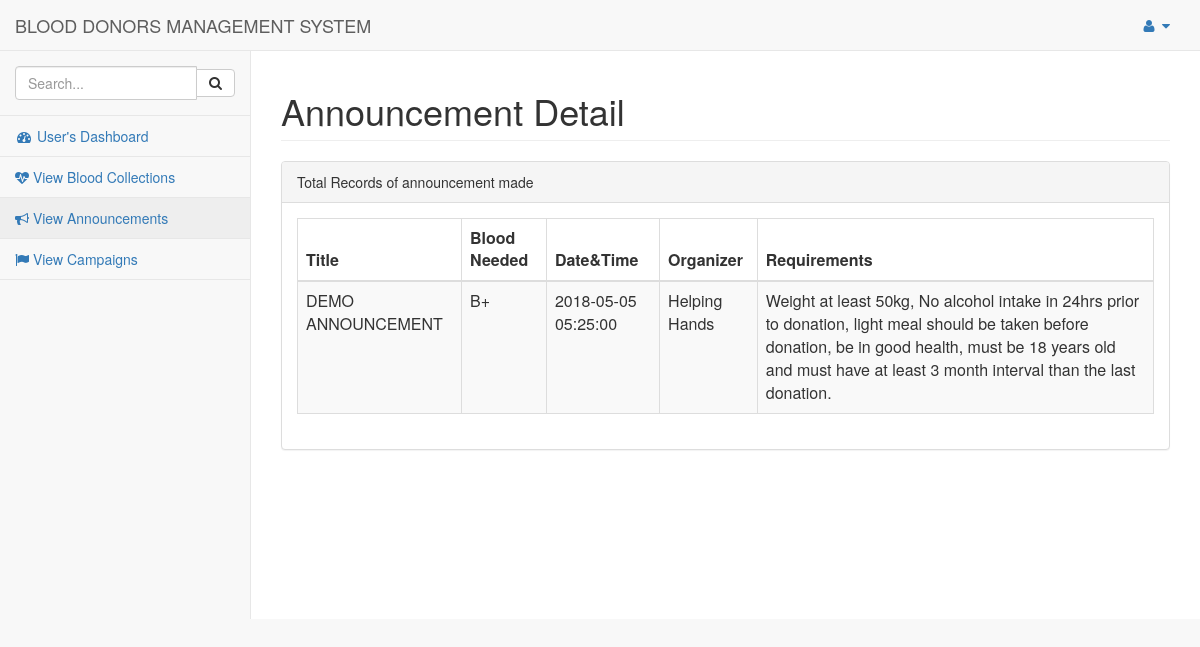
Before: /userlog/userviewannouncement.php with the older database file.
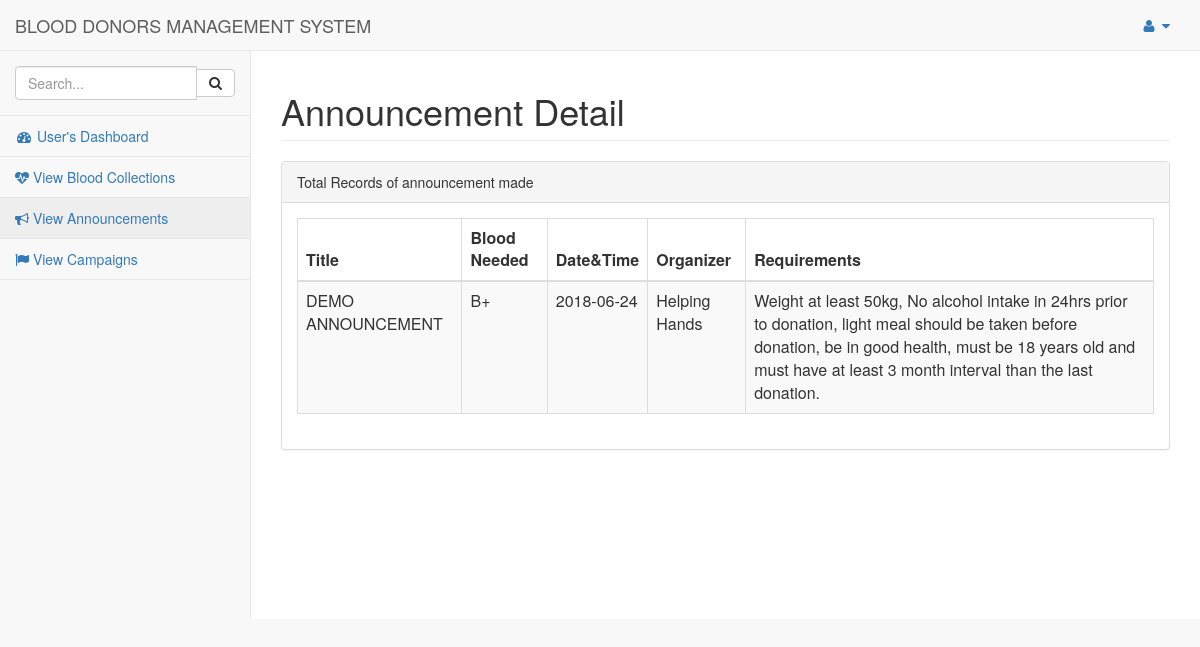
After: the same page with the newer database file.
### tables this page shows
CREATE TABLE IF NOT EXISTS `announce` (
`id` int(11) NOT NULL,
  `announcement` varchar(50) NOT NULL,
  `bloodneed` varchar(3) NOT NULL,
  `dat` date NOT NULL,
  `organizer` varchar(50) NOT NULL,
  `requirements` text NOT NULL
);

### userlog/userviewannouncement.php (the view, shortened to what this page needs)
<html>
<head>
<link href="../vendor/bootstrap/css/bootstrap.min.css" rel="stylesheet">
<link href="../vendor/metisMenu/metisMenu.min.css" rel="stylesheet">
<link href="../dist/css/sb-admin-2.css" rel="stylesheet">
<link href="../vendor/font-awesome/css/font-awesome.min.css" rel="stylesheet" type="text/css">
</head>
<body>
<div id="wrapper">
<nav class="navbar navbar-default navbar-static-top" role="navigation" style="margin-bottom: 0">
    <div class="navbar-header">
        <a class="navbar-brand" href="userdashboard.php">BLOOD DONORS MANAGEMENT SYSTEM</a>
    </div>
	<ul class="nav navbar-top-links navbar-right">
                <li class="dropdown">
                    <a class="dropdown-toggle" data-toggle="dropdown" href="#">
                        <i class="fa fa-user fa-fw"></i> <i class="fa fa-caret-down"></i>
                    </a>
                </li>
            </ul>
    <div class="navbar-default sidebar" role="navigation">
        <div class="sidebar-nav navbar-collapse">
            <ul class="nav" id="side-menu">
                <li class="sidebar-search">
                    <div class="input-group custom-search-form">
                        <input type="text" class="form-control" placeholder="Search...">
                        <span class="input-group-btn">
                        <button class="btn btn-default" type="button">
                            <i class="fa fa-search"></i>
                        </button>
                    </span>
                    </div>
                </li>
                <li>
                            <a href="userdashboard.php"><i class="fa fa-dashboard fa-fw"></i> User's Dashboard</a>
                        </li>
                        <li>
                            <a href="userviewblood.php"><i class="fa fa-heartbeat"></i>  View Blood Collections </a>
                        </li>
                        <li>
                            <a href="userviewannouncement.php"><i class="fa fa-bullhorn"></i> View Announcements </a>
                        </li>
                        <li>
                            <a href="userviewcampaigns.php"><i class="fa fa-flag"></i> View Campaigns </a>
                        </li>
            </ul>
        </div>
        </div>
        </nav>
<div id="page-wrapper">
<div class="container-fluid">
<div class="row">
<div class=".col-lg-12">
               <h1 class="page-header">Announcement Detail</h1>
                </div>
  </div>
				<div class="row">
                        <div class=".col-lg-12">
                            <div class="panel panel-default">
                                <div class="panel-heading">
                                    Total Records of announcement made
                                </div>
								 <div class="panel-body">
                                    <div class="table-responsive">
									<table class="table table-striped table-bordered table-hover" id="dataTables-example">
									<?php
						include "../pages/dbconnect.php";
						$qry="select * from announce";
						$result=mysqli_query($conn,$qry);
						echo"
						<thead>
						<tr>
							<th>Title</th>
							<th>Blood Needed</th>
							<th>Date&Time</th>
							<th>Organizer</th>
							<th>Requirements</th>
						</tr>
						</thead>";
						while($row=mysqli_fetch_array($result)){
						  echo"<tbody>
						  <tr>
						  <td>".$row['announcement']."</td>
						  <td>".$row['bloodneed']."</td>
						  <td>".$row['dat']."</td>
						  <td>".$row['organizer']."</td>
						  <td>".$row['requirements']."</td>
						</tr>
						</tbody>";
						}
						?>
						</table>
				</div>
				</div>
		</div>
		</div>
		</div>
		</div>
		</div>
</div>
</body>
</html>

Changed rows visible on the page:
changed announce "DEMO ANNOUNCEMENT": dat "2018-05-05 05:25:00" → "2018-06-24"
